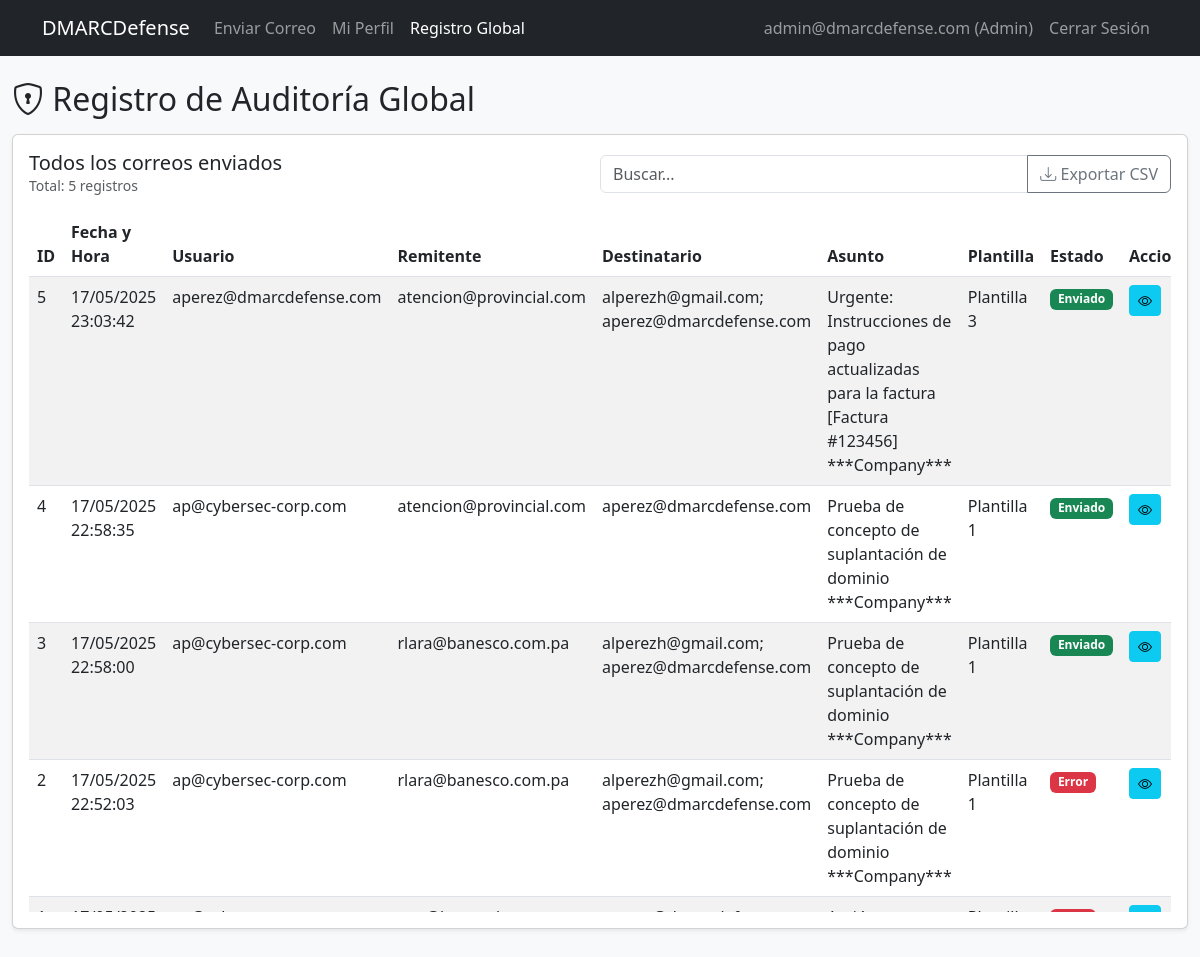
The app's page /auditlog (signed in) with its own data.
### app.py (models this page shows, shortened)
class User(UserMixin, db.Model):
    id = db.Column(db.Integer, primary_key=True)
    email = db.Column(db.String(120), unique=True, nullable=False)
    password_hash = db.Column(db.String(128))
    name = db.Column(db.String(100))
    company = db.Column(db.String(100))
    is_admin = db.Column(db.Boolean, default=False)  # Campo para identificar administradores
    created_at = db.Column(db.DateTime, default=datetime.utcnow)
    emails = db.relationship('SentEmail', backref='user', lazy=True)

class SentEmail(db.Model):
    id = db.Column(db.Integer, primary_key=True)
    user_id = db.Column(db.Integer, db.ForeignKey('user.id'), nullable=False)
    user_email = db.Column(db.String(120), nullable=True)  # Puede ser nulo para compatibilidad
    sender = db.Column(db.String(120), nullable=False)
    recipient = db.Column(db.String(200), nullable=False)
    subject = db.Column(db.String(200), nullable=False)
    body = db.Column(db.Text, nullable=False)
    template_id = db.Column(db.String(10), nullable=True)  # Puede ser nulo para compatibilidad
    status = db.Column(db.String(20), default='sent')
    sent_at = db.Column(db.DateTime, default=datetime.utcnow)

### app.py (the view)
@app.route('/auditlog')
@login_required
def auditlog():
    if not current_user.is_admin:
        flash('No tienes permisos para acceder a esta página', 'danger')
        return redirect(url_for('send_email'))
    try:
        all_emails = SentEmail.query.order_by(SentEmail.sent_at.desc()).all()
    except Exception as e:
        print(f"Error en auditlog: {e}")
        all_emails = db.session.query(
            SentEmail.id,
            SentEmail.user_id,
            SentEmail.sender,
            SentEmail.recipient,
            SentEmail.subject,
            SentEmail.body,
            SentEmail.status,
            SentEmail.sent_at
        ).order_by(SentEmail.sent_at.desc()).all()
    users = User.query.all()
    user_dict = {user.id: user for user in users}
    return render_template('auditlog.html', emails=all_emails, users=user_dict, templates=TEMPLATES)

### app.py (called while the page is built)
@login_manager.user_loader
def load_user(user_id):
    return User.query.get(int(user_id))

### templates/auditlog.html (shortened to what this page needs)
<!doctype html>
<html lang="es">
<head>
  <link href="https://cdn.jsdelivr.net/npm/bootstrap@5.3.0/dist/css/bootstrap.min.css" rel="stylesheet">
  <link rel="stylesheet" href="https://cdn.jsdelivr.net/npm/bootstrap-icons@1.10.0/font/bootstrap-icons.css">
</head>
<body class="bg-light">
<nav class="navbar navbar-expand-lg navbar-dark bg-dark">
  <div class="container">
    <a class="navbar-brand" href="{{ url_for('send_email') }}">DMARCDefense</a>
    <div class="collapse navbar-collapse" id="navbarNav">
      <ul class="navbar-nav me-auto">
        <li class="nav-item">
          <a class="nav-link" href="{{ url_for('send_email') }}">Enviar Correo</a>
        </li>
        <li class="nav-item">
          <a class="nav-link" href="{{ url_for('profile') }}">Mi Perfil</a>
        </li>
        <li class="nav-item">
          <a class="nav-link active" href="{{ url_for('auditlog') }}">Registro Global</a>
        </li>
      </ul>
      <ul class="navbar-nav">
        <li class="nav-item">
          <span class="nav-link">{{ current_user.email }}{% if current_user.is_admin %} (Admin){% endif %}</span>
        </li>
        <li class="nav-item">
          <a class="nav-link" href="{{ url_for('logout') }}">Cerrar Sesión</a>
        </li>
      </ul>
    </div>
  </div>
</nav>
<div class="container-fluid py-4">
  <div class="row mb-4">
    <div class="col">
      <h2 class="mb-3"><i class="bi bi-shield-lock"></i> Registro de Auditoría Global</h2>
      <div class="card shadow-sm">
        <div class="card-body">
          <div class="d-flex justify-content-between align-items-center mb-3">
            <div>
              <h5 class="mb-0">Todos los correos enviados</h5>
              <p class="text-muted small mb-0">Total: {{ emails|length }} registros</p>
            </div>
            <div class="input-group w-50">
              <input type="text" id="searchInput" class="form-control" placeholder="Buscar...">
              <button class="btn btn-outline-secondary" type="button" id="exportBtn">
                <i class="bi bi-download"></i> Exportar CSV
              </button>
            </div>
          </div>
          <div class="table-responsive">
            <table class="table table-striped table-hover" id="auditTable">
              <thead class="bg-light">
                <tr>
                  <th>ID</th>
                  <th>Fecha y Hora</th>
                  <th>Usuario</th>
                  <th>Remitente</th>
                  <th>Destinatario</th>
                  <th>Asunto</th>
                  <th>Plantilla</th>
                  <th>Estado</th>
                  <th>Acciones</th>
                </tr>
              </thead>
              <tbody>
                {% for email in emails %}
                <tr>
                  <td>{{ email.id }}</td>
                  <td>{{ email.sent_at.strftime('%d/%m/%Y %H:%M:%S') }}</td>
                  <td>
                    {% if hasattr(email, 'user_email') and email.user_email %}
                      {{ email.user_email }}
                    {% else %}
                      {{ users[email.user_id].email if email.user_id in users else 'Desconocido' }}
                    {% endif %}
                  </td>
                  <td>{{ email.sender }}</td>
                  <td>{{ email.recipient }}</td>
                  <td>{{ email.subject }}</td>
                  <td>
                    {% if hasattr(email, 'template_id') and email.template_id and email.template_id != 'custom' %}
                      Plantilla {{ email.template_id }}
                    {% else %}
                      Personalizado
                    {% endif %}
                  </td>
                  <td>
                    {% if email.status == 'success' %}
                      <span class="badge bg-success">Enviado</span>
                    {% else %}
                      <span class="badge bg-danger">Error</span>
                    {% endif %}
                  </td>
                  <td>
                    <button type="button" class="btn btn-sm btn-info view-btn"
                            data-id="{{ email.id }}"
                            data-user="{% if hasattr(email, 'user_email') and email.user_email %}{{ email.user_email }}{% else %}{{ users[email.user_id].email if email.user_id in users else 'Desconocido' }}{% endif %}"
                            data-sender="{{ email.sender }}"
                            data-recipient="{{ email.recipient }}"
                            data-subject="{{ email.subject }}"
                            data-body="{{ email.body|replace('\n', '\\n')|replace('"', '\\"') }}"
                            data-template="{% if hasattr(email, 'template_id') and email.template_id %}{{ email.template_id }}{% else %}custom{% endif %}">
                      <i class="bi bi-eye"></i>
                    </button>
                  </td>
                </tr>
                {% endfor %}
              </tbody>
            </table>
          </div>
        </div>
      </div>
    </div>
  </div>
</div>
</body>
</html>

### templates/auditlog.html (style rules this page uses)
.table-responsive { max-height: 700px; overflow-y: auto; }
th { position: sticky; top: 0; background-color: #f8f9fa; z-index: 1; }

### records on screen
User: email "admin@dmarcdefense.com"
SentEmail: id "5", sent_at "17/05/2025 23:03:42", user_email "aperez@dmarcdefense.com", sender "atencion@provincial.com", recipient "alperezh@gmail.com; aperez@dmarcdefense.com", subject "Urgente: Instrucciones de pago actualizadas para la factura [Factura #123456] ***Company***", template_id "3", status "Enviado"
SentEmail: id "4", sent_at "17/05/2025 22:58:35", user_email "ap@cybersec-corp.com", sender "atencion@provincial.com", recipient "aperez@dmarcdefense.com", subject "Prueba de concepto de suplantación de dominio ***Company***", template_id "1", status "Enviado"
SentEmail: id "3", sent_at "17/05/2025 22:58:00", user_email "ap@cybersec-corp.com", sender "rlara@banesco.com.pa", recipient "alperezh@gmail.com; aperez@dmarcdefense.com", subject "Prueba de concepto de suplantación de dominio ***Company***", template_id "1", status "Enviado"
SentEmail: id "2", sent_at "17/05/2025 22:52:03", user_email "ap@cybersec-corp.com", sender "rlara@banesco.com.pa", recipient "alperezh@gmail.com; aperez@dmarcdefense.com", subject "Prueba de concepto de suplantación de dominio ***Company***", template_id "1", status "Error"

### other values on screen
{{ emails|length }} "5"
